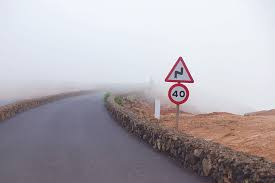
#> input picture levha1.jpg, 275 x 183 px
$ python main.py
#> lines starting #> are read from the running program, lines starting #| are printed output that depends on the picture; after the words box and inside, x2 and y2 are one past the last pixel; in counts of white or black regions, pixels touching at a corner belong together
import cv2
import numpy as np
import matplotlib.pyplot as plt

def detect_traffic_sign(image_path):
#> called with image_path = 'levha1.jpg'
    img = cv2.imread(image_path)
#> img is the input picture: shape (183, 275, 3); mean B, G, R 178.2, 171.7, 177.3
    if img is None:
        print("Görüntü okunamadı")
        return

    img_rgb = cv2.cvtColor(img, cv2.COLOR_BGR2RGB)
    hsv = cv2.cvtColor(img_rgb, cv2.COLOR_RGB2HSV)
#> hsv: shape (183, 275, 3); mean H, S, V 104.2, 28.8, 185.6

    img_area = img.shape[0] * img.shape[1]
#> img_area = 50325


    lower_red1 = np.array([0, 100, 100])
    upper_red1 = np.array([10, 255, 255])
    lower_red2 = np.array([160, 100, 100])
    upper_red2 = np.array([180, 255, 255])

    lower_blue = np.array([90, 100, 100])
    upper_blue = np.array([130, 255, 255])

    red_mask = cv2.inRange(hsv, lower_red1, upper_red1) + \
               cv2.inRange(hsv, lower_red2, upper_red2)
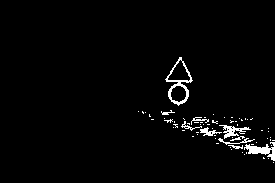
#> red_mask: shape (183, 275); 2.4% white; 67 white regions (57 under 20 px), largest, box (x1, y1, x2, y2) and area: (165, 57, 193, 106) 318, (244, 142, 275, 161) 252, (219, 125, 251, 139) 169
    blue_mask = cv2.inRange(hsv, lower_blue, upper_blue)
#> blue_mask: shape (183, 275); every value is 0

    combined_mask = red_mask + blue_mask


    edges = cv2.Canny(combined_mask, 100, 200)
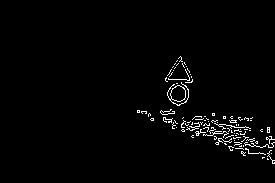
#> edges: shape (183, 275); 2% white in thin lines or dots, all inside (x1, y1, x2, y2) = (137, 56, 275, 164)
    contours, _ = cv2.findContours(edges, cv2.RETR_EXTERNAL, cv2.CHAIN_APPROX_SIMPLE)
#> contours = 97 contours, 96 with area under 20; largest, box (x1, y1, x2, y2) and area: (167, 82, 189, 106) 195

    sign_type = "Levha bulunamadı"
    distance_info = ""

    for cnt in contours:
        area = cv2.contourArea(cnt)
        if area < 1500:
            continue

        peri = cv2.arcLength(cnt, True)
        approx = cv2.approxPolyDP(cnt, 0.04 * peri, True)

        x, y, w, h = cv2.boundingRect(approx)
        cv2.rectangle(img_rgb, (x, y), (x+w, y+h), (0, 255, 0), 2)


        ratio = area / img_area
        if ratio > 0.08:
            distance_info = "Yakın"
        elif ratio > 0.03:
            distance_info = "Orta Mesafe"
        else:
            distance_info = "Uzak"


        if len(approx) == 3:
            sign_type = "Uyarı Levhası"


        elif len(approx) > 6:
            mean_color = np.mean(hsv[y:y+h, x:x+w, 0])
            if mean_color < 10 or mean_color > 160:
                sign_type = "Yasak Levhası"
            else:
                sign_type = "Zorunlu Levha"

        break
#> this loop made 97 passes
#> area on passes 4, 5, 6, 8, 12, 13, 14, 17, 18, 19, 20, 21: 5.5, 1.5, 2.5, 2, 3.5, 0, 3, 0, 7.5, 0.5, 5, 0.5
#> (cnt, area) on passes 1, 2, 3, 7, 9, 10: ([[267, 158], [267, 159], [268, 159]], 0.5), ([[262, 157], [262, 158], [263, 157], [264, 157]], 0.5), ([[271, 153]], 0), ([[235, 148], [242, 148], [243, 149], [242, 148]], 0), ([[243, 145], [243, 146]], 0), ([[241, 145], [240, 146], [239, 146], [241, 146]], 0.5)


    title = f"Tespit: {sign_type}"
    if distance_info:
        title += f" | Mesafe: {distance_info}"

    plt.figure(figsize=(8, 6))
    plt.imshow(img_rgb)
    plt.title(title)
    plt.axis("off")
    plt.show()


detect_traffic_sign("levha1.jpg")

$ run again, with levha2.jpg copied over levha1.jpg
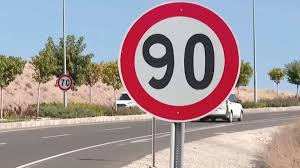
#> input picture levha2.jpg, 300 x 168 px
#> in detect_traffic_sign, img is the input picture: shape (168, 300, 3); mean B, G, R 153.1, 149.3, 164.1
#> hsv: shape (168, 300, 3); mean H, S, V 68.7, 66.5, 180.3
#> in detect_traffic_sign, `red_mask = cv2.inRange(hsv, lower_red1, upper_red1) + \ cv2.inRange(hs..`:
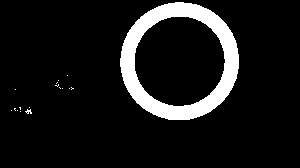
#> red_mask: shape (168, 300); 9.4% white; 17 white regions (15 under 20 px), largest, box (x1, y1, x2, y2) and area: (120, 2, 239, 120) 4712, (25, 109, 32, 114) 20
#> blue_mask: shape (168, 300); 0.04% white in thin lines or dots, all inside (x1, y1, x2, y2) = (63, 11, 298, 88)
#> edges: shape (168, 300); 1.7% white in thin lines or dots, all inside (x1, y1, x2, y2) = (10, 1, 299, 120)
#> contours = 19 contours, 17 with area under 20; largest, box (x1, y1, x2, y2) and area: (119, 1, 239, 120) 11036, (62, 10, 65, 24) 25
#> the loop in detect_traffic_sign, `for cnt in contours:` made 19 passes
#> (area, peri, x, y, w, h, ratio, distance_info) on pass 19: (11035.5, 394.9, 120, 2, 118, 118, 0.219, 'Yakın')
#> after the loop in detect_traffic_sign, `for cnt in contours:`:
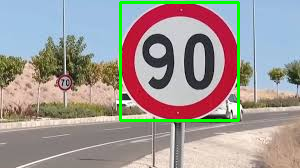
#> img_rgb: shape (168, 300, 3); mean R, G, B 159.5, 152.1, 148.4
#> in detect_traffic_sign, `title = f"Tespit: {sign_type}"`: title = 'Tespit: Zorunlu Levha'
#> in detect_traffic_sign, `title += f" | Mesafe: {distance_info}"`: title = 'Tespit: Zorunlu Levha | Mesafe: Yakın'

$ run again, with levha3.jpg copied over levha1.jpg
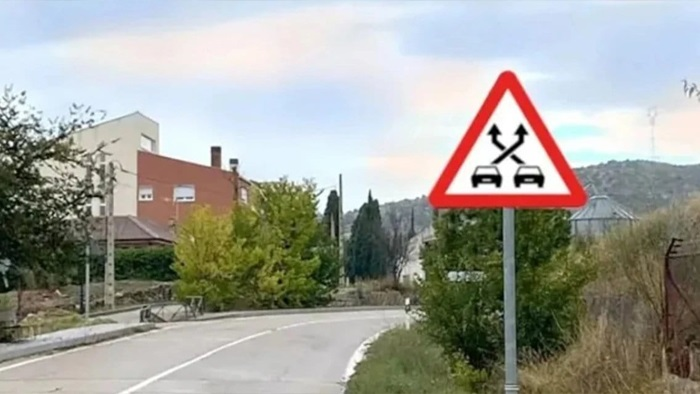
#> input picture levha3.jpg, 700 x 394 px
#> in detect_traffic_sign, img is the input picture: shape (394, 700, 3); mean B, G, R 153.2, 161.4, 160.7
#> hsv: shape (394, 700, 3); mean H, S, V 58.6, 59.3, 172.7
#> in detect_traffic_sign, `red_mask = cv2.inRange(hsv, lower_red1, upper_red1) + \ cv2.inRange(hs..`:
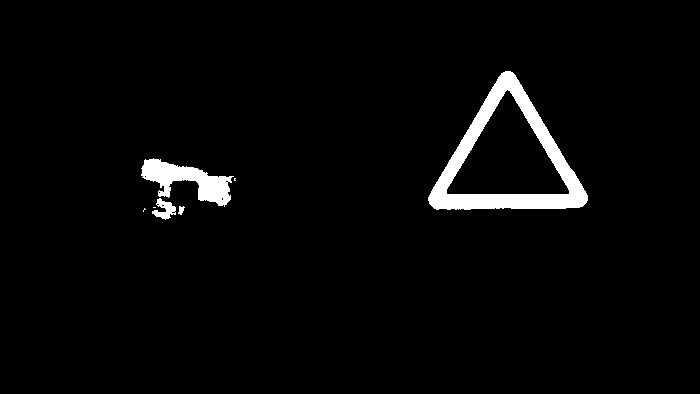
#> red_mask: shape (394, 700); 3% white; 7 white regions (3 under 20 px), largest, box (x1, y1, x2, y2) and area: (428, 71, 588, 210) 5932, (141, 158, 234, 207) 2026, (152, 198, 176, 220) 270, (178, 206, 185, 215) 39
#> blue_mask: shape (394, 700); every value is 0
#> edges: shape (394, 700); 0.47% white in thin lines or dots, all inside (x1, y1, x2, y2) = (141, 70, 588, 220)
#> contours = 23 contours, 21 with area under 20; largest, box (x1, y1, x2, y2) and area: (427, 70, 588, 210) 12580, (178, 206, 185, 215) 38
#> the loop in detect_traffic_sign, `for cnt in contours:` made 23 passes
#> (area, peri, approx, x, y, w, h, ratio) on pass 23: (12580.5, 503.5, [[502, 72], [429, 204], [583, 206]], 429, 72, 155, 135, 0.0456)
#> after the loop in detect_traffic_sign, `for cnt in contours:`:
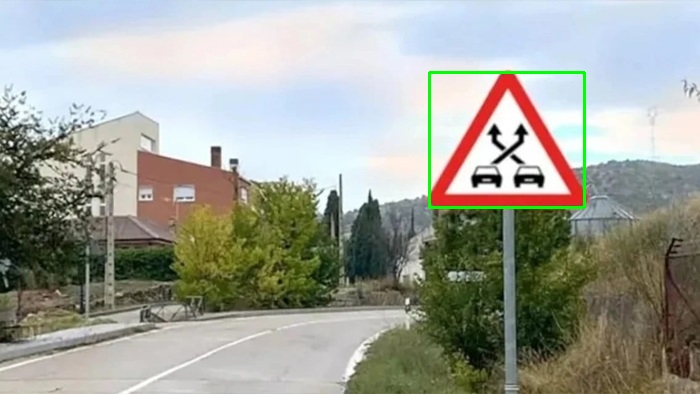
#> img_rgb: shape (394, 700, 3); mean R, G, B 159.5, 161.9, 152.1
#> title = 'Tespit: Uyarı Levhası'

$ run again, with levha4.jpg copied over levha1.jpg
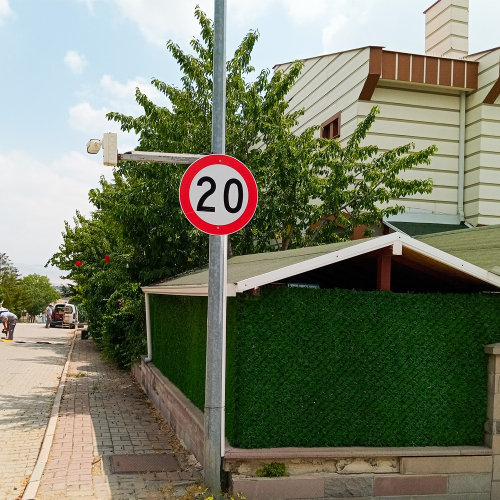
#> input picture levha4.jpg, 1000 x 1000 px (shown at 1/2 size)
#> in detect_traffic_sign, img is the input picture: shape (1000, 1000, 3); mean B, G, R 103, 124.3, 119.2
#> hsv: shape (1000, 1000, 3); mean H, S, V 50.4, 108.3, 132.2
#> in detect_traffic_sign, `red_mask = cv2.inRange(hsv, lower_red1, upper_red1) + \ cv2.inRange(hs..`:
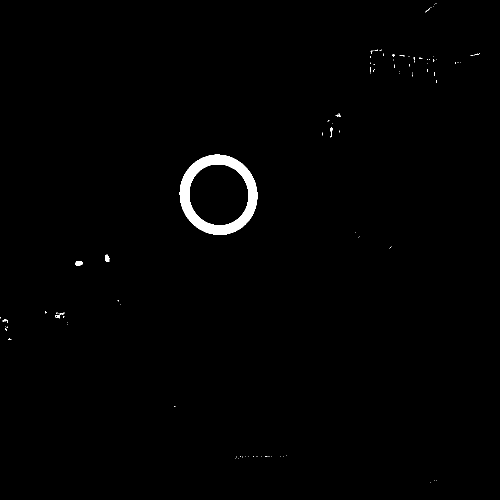
#> red_mask: shape (1000, 1000) (shown at 1/2 size); 0.9% white; 106 white regions (98 under 20 px), largest, box (x1, y1, x2, y2) and area: (359, 309, 515, 470) 8261, (151, 522, 166, 532) 117, (210, 509, 219, 524) 104
#> blue_mask: shape (1000, 1000); 0% white in thin lines or dots, all inside (x1, y1, x2, y2) = (0, 620, 21, 627)
#> edges: shape (1000, 1000); 0.19% white in thin lines or dots
#> contours = 118 contours, 115 with area under 20; largest, box (x1, y1, x2, y2) and area: (358, 308, 515, 470) 19617, (150, 521, 166, 532) 120, (5, 638, 16, 646) 38
#> the loop in detect_traffic_sign, `for cnt in contours:` made 53 passes
#> (area, peri, x, y, w, h, ratio, distance_info) on pass 53: (19617, 525, 359, 308, 156, 162, 0.0196, 'Uzak')
#> after the loop in detect_traffic_sign, `for cnt in contours:`:
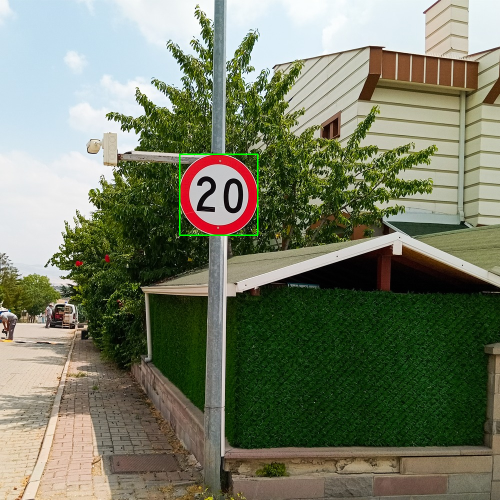
#> img_rgb: shape (1000, 1000, 3) (shown at 1/2 size); mean R, G, B 119, 124.7, 102.9
#> in detect_traffic_sign, `title = f"Tespit: {sign_type}"`: title = 'Tespit: Zorunlu Levha'
#> in detect_traffic_sign, `title += f" | Mesafe: {distance_info}"`: title = 'Tespit: Zorunlu Levha | Mesafe: Uzak'
